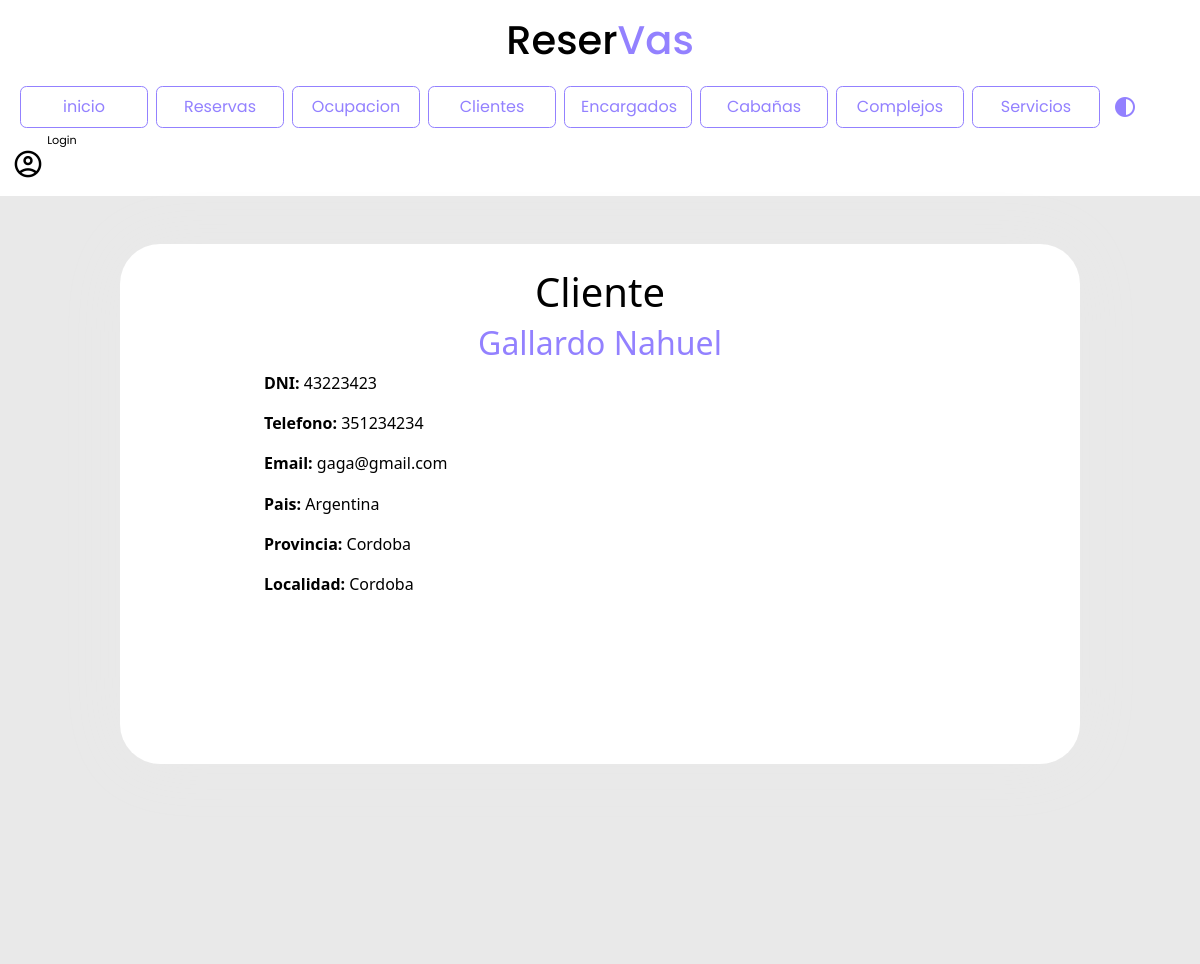
The app's page /reservas/clientes/1/ with its own data.
### reservas/models.py (models this page shows, shortened)
class Cliente(models.Model):
    dni = models.IntegerField()
    apellido_nombre = models.CharField(max_length=100)
    telefono = models.CharField(max_length=30)
    email = models.CharField(max_length=50, default="user@gmail.com")
    pais = models.CharField(max_length=30, default="Argentina")
    provincia = models.CharField(max_length=30, default="Cordoba")
    localidad = models.CharField(max_length=30, default="Cordoba")

### reservas/views.py (the view)
# urls.py: path('clientes/<int:cliente_id>/', views.detalle_cliente, name='detalle_cliente'),
def detalle_cliente(request, cliente_id):
    cliente = Cliente.objects.get(id=cliente_id) #solo toma el id del cliente         #toma todos los atributos del cliente
    context = {
        'cliente': cliente
    }
    return render(request, 'detalle_cliente.html', context)

### reservas/templates/detalle_cliente.html
{% include 'navbar.html' %}
{% block content %}
<div class="contenedorDetalle">
    <div class="detalle">
        <h1>Cliente</h1>
        <h2>{{ cliente.apellido_nombre }}</h2>
        <p><strong>DNI: </strong> {{ cliente.dni}}</p>
        <p><strong>Telefono: </strong> {{ cliente.telefono}}</p>
        <p><strong>Email: </strong> {{ cliente.email}}</p>
        <p><strong>Pais: </strong> {{ cliente.pais}}</p>
        <p><strong>Provincia: </strong> {{ cliente.provincia}}</p>
        <p><strong>Localidad: </strong> {{ cliente.localidad}}</p>
    </div>
</div>
{% endblock %}

### reservas/static/css/general.css (style rules this page uses)
:root { --font-family: 'poppins' sans-serif ; --color-primary: #9381ff; --color-danger: #e16f7c; --color-white: #fff; --color-dark: #000; --color-cyan: #51D6FF; --color-Terciary:#ff8811; --color-dark-variant: #E8F1F2; --color-background: #e9e9e9; --card-border-radius: 2rem; --border-radius-1: 0.4rem; --border-radius-2: 1.2rem; --card-padding: 1.8rem; --padding-1: 1.2rem; --box-shadow: 0 1rem 2rem var(--color-light); --bs-emphasis-color:var(--color-danger); --bs-table-striped-color:var(--color-dark-variant) }
html, body { margin: 0; padding: 0; height: 100%; width: 100%; background-color: var(--color-background); }
.detalle h1,h3,h4,p { color: var(--color-dark); }
.contenedorDetalle { margin: 0rem; margin-top: -2rem; padding: 0rem; background-color: var(--color-background); height:100vh; }
.detalle { position: relative; width: 80%; height: 65vh; margin: auto; top: 5rem; background-color: var(--color-white); border-radius: 2.5rem; box-shadow: 0.05rem 0.05rem 4rem var(--color-background); transition: ease 0.5s; }
.detalle h1 { text-align: center; padding-top: 1.5rem; }
.detalle h2 { text-align: center; color: #9381ff; }
.detalle p { padding-left: 3rem; padding-top: 0.02rem; }
p { width: 80%; margin: auto; }

### records on screen
Cliente: apellido_nombre "Gallardo Nahuel", dni "43223423", telefono "351234234", email "gaga@gmail.com", pais "Argentina", provincia "Cordoba", localidad "Cordoba"
